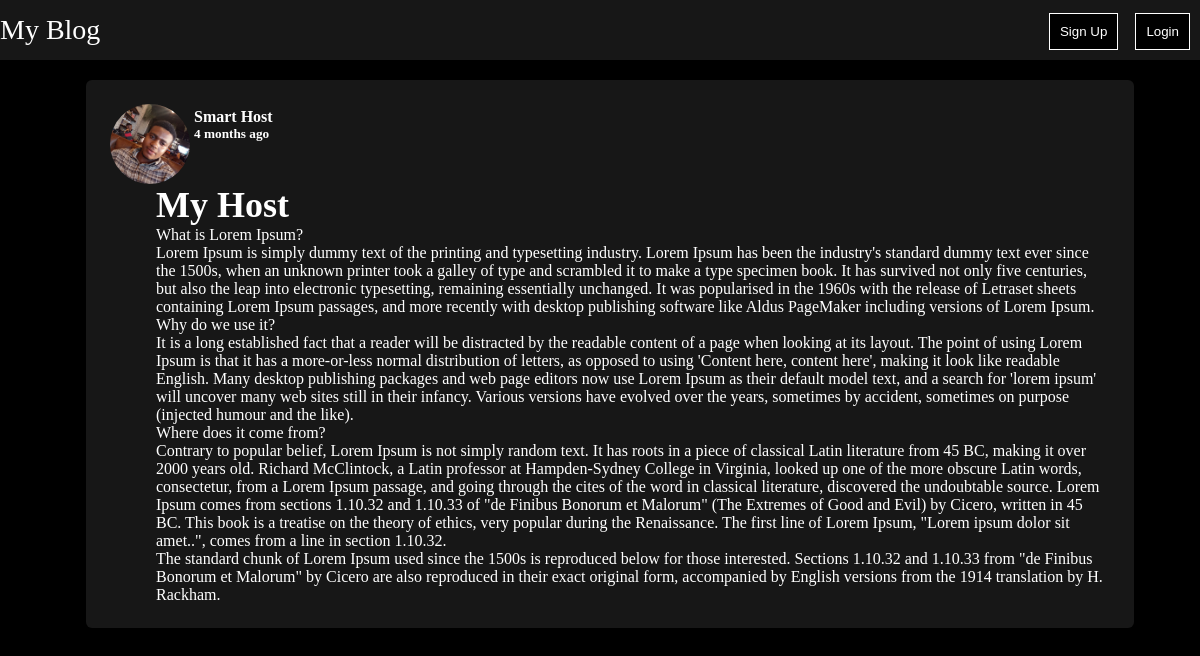
The app's page /post/my-host with its own data.
### blog/models.py (models this page shows, shortened)
class Posts(models.Model):
    author = models.ForeignKey(User, on_delete=models.CASCADE)
    slug = models.SlugField(db_index=True, blank=True, max_length=250)
    title = models.CharField(max_length=250)
    author_img = models.CharField(max_length=50)
    views = models.IntegerField(default=0)
    date = models.DateTimeField(default=datetime.now())
    content = models.TextField()

class User(AbstractUser):
    profile_img = models.FileField(upload_to="profiles", blank=True)

### blog/views.py (the view)
# urls.py: path("post/<slug:slug>", views.post),
def post(req, slug):
    current_post = Posts.objects.get(slug= slug)
    Posts.objects.filter(slug= slug).update(views=F('views') + 1)
    return  render(req, "blog/post.html", {
        "post": current_post
    })

### blog/templates/blog/post.html (shortened to what this page needs)
{% extends './base.html' %}
{% load static %}
{% block page_css %}
    <link rel="stylesheet" href="{% static 'blog/css/post.css' %}" />
{% endblock %}
{% block page_content %}
    <div class="post">
        <div class="author-section">
            <img class="profile-img" height="80px" width="80px"  src="/{{ post.author.profile_img }}" alt="profile"  />
            <div>
                <h4>{{ post.author.first_name }} {{ post.author.last_name }}</h4>
                <h5>{{ post.date | timesince }} ago</h5>
            </div>
        </div>
        <div class="post-section">
            <h1> {{post.title}} </h1>
            <p>
                {{post.content | linebreaks }}
            </p>
        </div>
    </div>
{% endblock %}

### blog/static/blog/css/base.css (style rules this page uses)
* { margin: 0px; }
body { margin: 0px; background-color: black; color: white; overflow-x: hidden; }

### blog/static/blog/css/post.css (style rules this page uses)
.post-card h3, h4, h5 { margin-block-start: 0em; margin-block-end: 0em; }
.profile-img { border-radius: 50%; }
.post { background-color: #171717; border-radius: 6px; padding: 24px; margin: 10px; max-width: 1000px; width: 100%; }
.post h1 { font-size: 36px; }
.post h3, h4, h5 { margin-block-start: 0em; margin-block-end: 0em; }
.post .author-section { display: flex; gap: 4px; }
.post .author-section div { display: block; height: 50px; padding-top: 4px; }
.post .post-section { margin-left: 46px; }

### records on screen
Posts: author.profile_img (picture), author.first_name "Smart", author.last_name "Host", date "4 months", title "My Host", content "What is Lorem Ipsum? Lorem Ipsum is simply dummy text of the printing and typesetting industry. Lorem Ipsum has been the industry's standard dummy text ever since the 1500s, when an unknown printer took a galley of type and scrambled it to make a type specimen book. It has survived not only five centuries, but also the leap into electronic typesetting, remaining essentially unchanged. It was popularised in the 1960s with the release of Letraset sheets containing Lorem Ipsum passages, and more recently with desktop publishing software like Aldus PageMaker including versions of Lorem Ipsum. Why do we use it? It is a long established fact that a reader will be distracted by the readable…"
